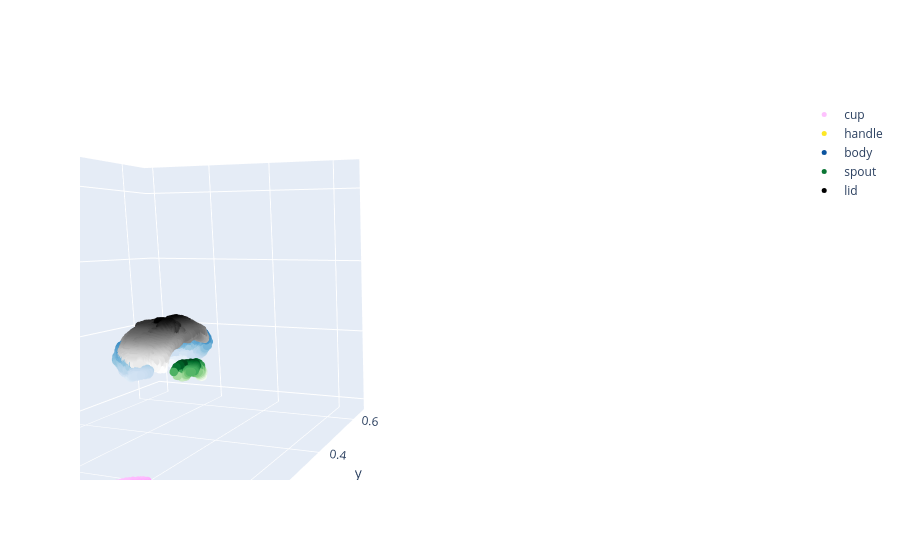

Source (notebook cell):
### Code cell
#Visualize PCL
#print(masked_pcls)
camera = dict(
    eye=dict(x=1.2, y=-1.2, z=.2),
    center=dict(x=.8,y=.5,z=0)
)

#masked_pcls['body'] = masked_pcls['body'][masked_pcls['body'][:,0] > .53]
#masked_pcls['body'] = masked_pcls['body'][masked_pcls['body'][:,0] < .64]
viz_utils.show_pcds_plotly({k:v for k,v in masked_pcls.items() if len(v) != 0}, camera=camera
)
